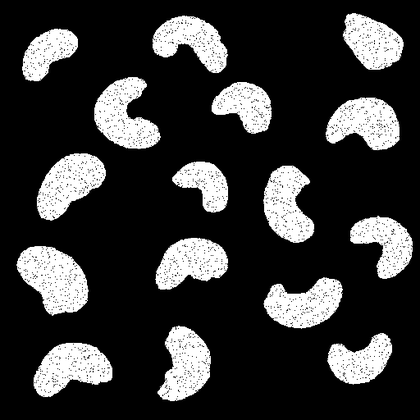
%> input picture Provas/prova_2/1_graos.png, 420 x 420 px, shrunk from 512 x 512 before the run
$ octave teste.m   (GNU Octave 9; MATLAB toolbox functions it lacks are replaced by stand-ins)
%> lines starting %> are read from the running program, lines starting %| are printed output that depends on the picture; in (x1, y1, x2, y2) boxes, pixels count from 0 and x2, y2 are one past the last pixel; in counts of white or black regions, pixels touching at a corner belong together; the program's own positions count from 1
clear all;
close all;

imGraos = imread("1_graos.png");
%> imGraos is the input picture: size 420x420 uint8; min 0, max 255, mean 54.5

figure("Name","imGraos");
imshow(imGraos);

elementoEE = [1 1 1;
1 1 1;
1 1 1];

imGraosSemRuido = imGraos;

for i=1:size(imGraosSemRuido,1)
      for j=1:size(imGraosSemRuido,2)

    if imGraos(i,j)
      corte = imGraosSemRuido(i:i+2, j:j+2,:);
      corteV = corte & elementoEE;

      if sum(sum(corteV)) != 0 && sum(sum(corteV)) != sum(sum(elementoEE))
           imGraosSemRuido(i:i+2, j:j+2,:) = corte  | elementoEE;
      endif
    endif
  endfor
endfor
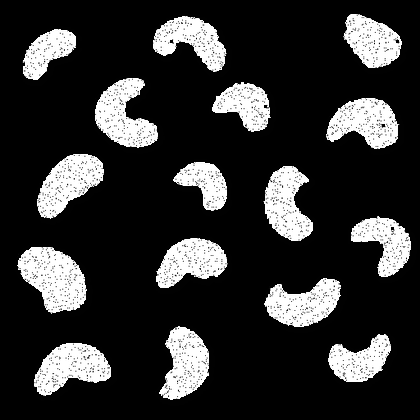
%> imGraosSemRuido: size 420x420 uint8; 8.66% of pixels changed, all inside (x1, y1, x2, y2) = (14, 11, 417, 406)
%> after the loop, corte = [1 1 1; 1 1 1; 1 0 0]; corteV = [true true true; true true true; true false false]

figure("Name","imGraosSemRuido");
imshow(imGraosSemRuido);
bin = imGraosSemRuido;
labels = zeros(size(bin));
label = 0;

function unique_viz = calc_unique (viz)
    unique_viz = [];
    for s = 1 : length(viz)
        flag = false;
        for t = 1 : length(unique_viz)
            if viz(s) == unique_viz(t)
                flag = true;
            endif
        endfor
        if(!flag && viz(s) != 0)
            unique_viz = [unique_viz, viz(s)];
        endif
    endfor
endfunction

errors = [];

for i = 1:size(bin,1)
    for j = 1:size(bin,2)
        if bin(i,j)
            viz = [labels(i-1,j), labels(i,j-1)];
            unique_viz = calc_unique(viz);
            if(length(unique_viz) == 0)
                label++;
                labels(i,j) = label;
            elseif(length(unique_viz) == 1)
                labels(i,j) = unique_viz(1);
            elseif(length(unique_viz) == 2)
                labels(i,j) = unique_viz(1);
                errors = [errors;unique_viz];
            end
        endif
    endfor
endfor
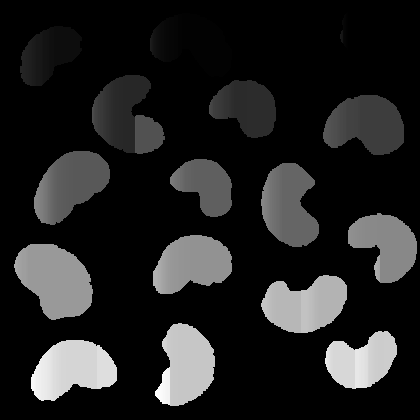
%> labels: size 420x420 double; min 0, max 353, mean 46.6; drawn with min black and max white
%> after the loop, label = 353; unique_viz = [275 276]; viz = [275 276]

figure("Name","Labels")
imshow(labels)
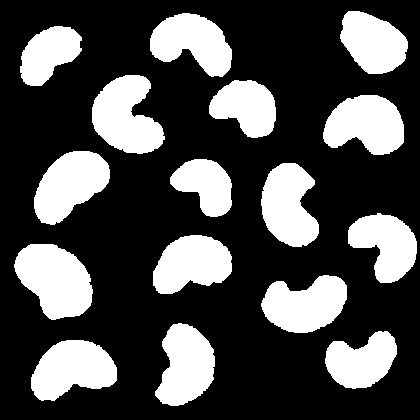
%> displayed picture: size 420x420, on the screen's scale of 0 to 255; 29.8% white; 16 white regions, largest, box (x1, y1, x2, y2) and area: (14, 244, 93, 320) 4179, (92, 75, 165, 154) 3842, (31, 340, 117, 401) 3657
imNovaCorrigi = imGraosSemRuido;
%> (the run ends here)
